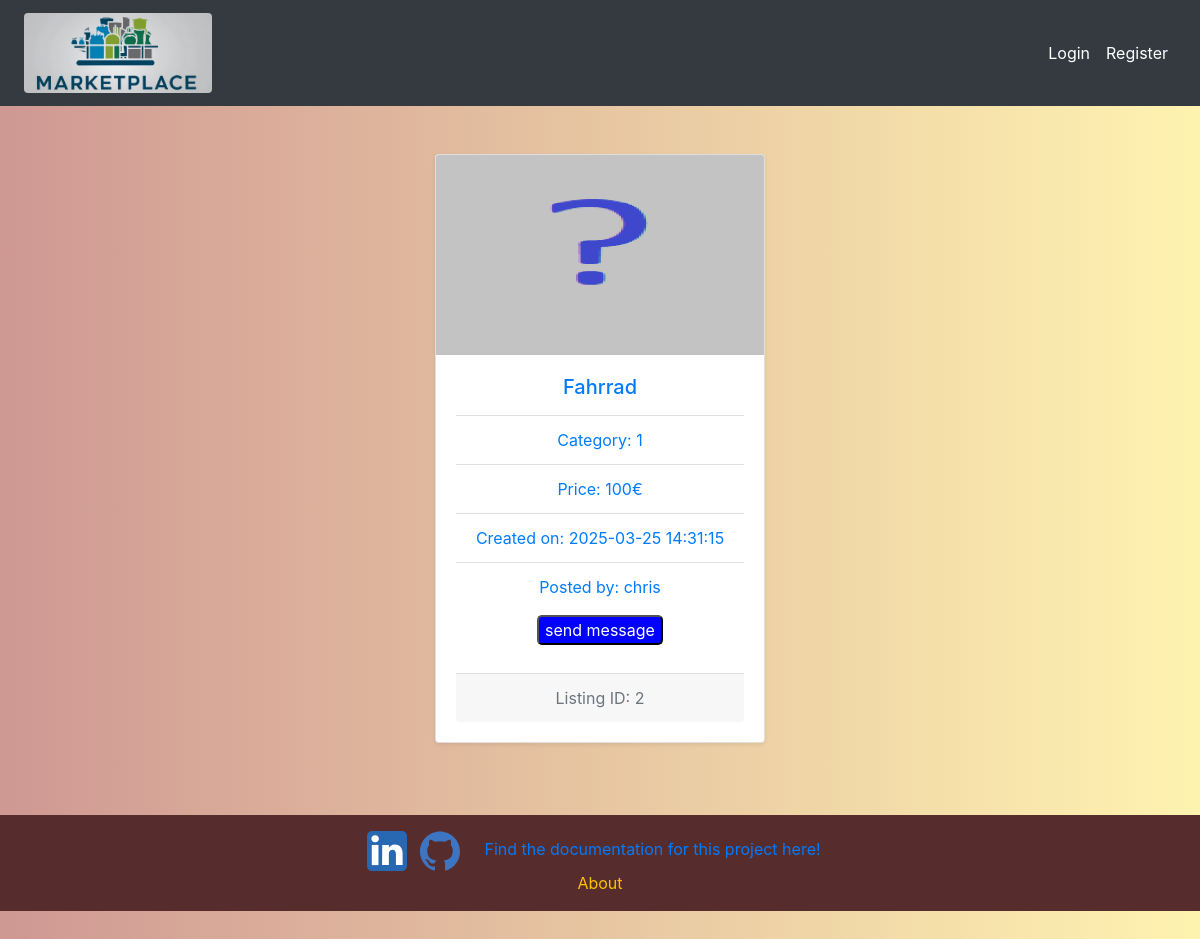
The app's page /listing/2, older data.
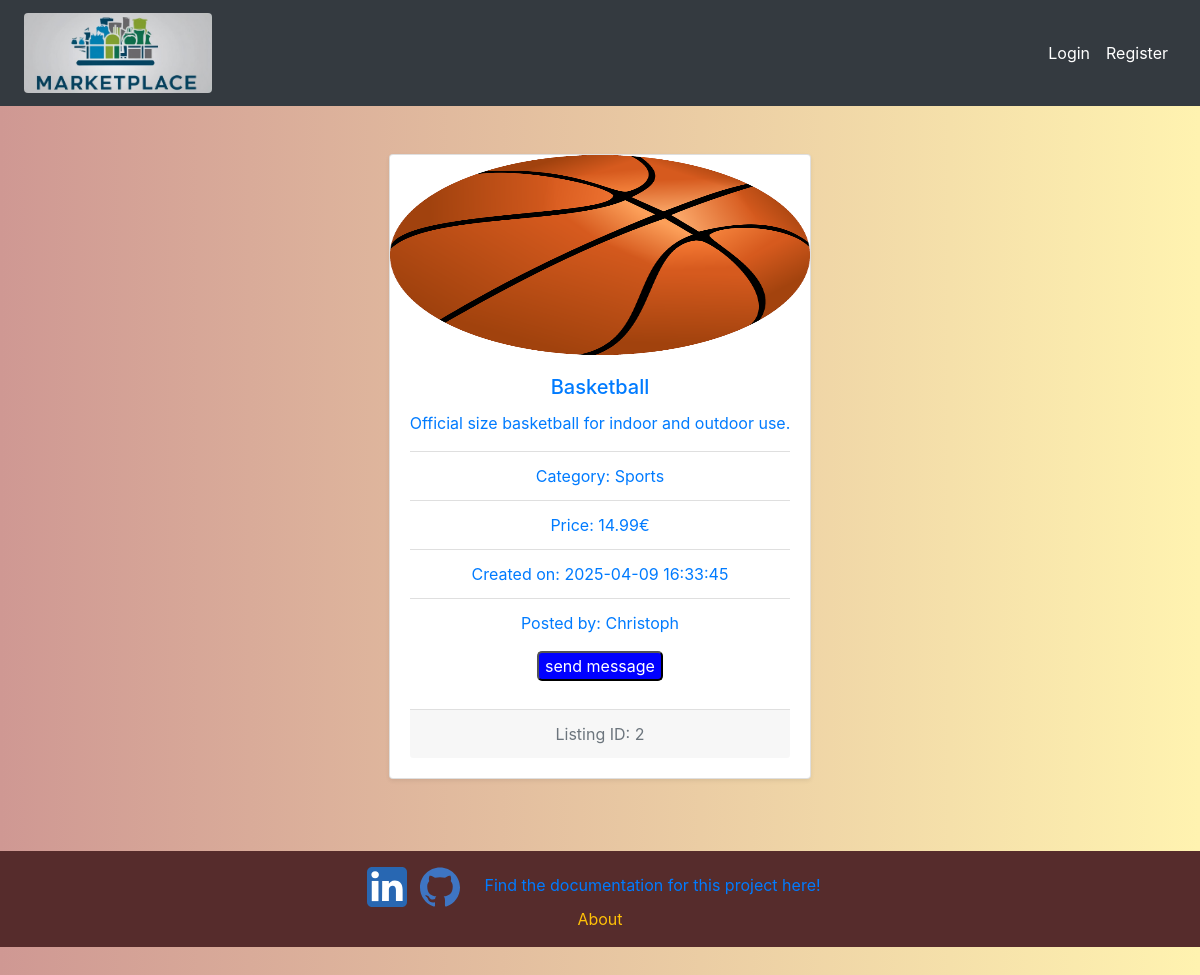
The same page, newer data.
### tables this page shows
CREATE TABLE Listings (
    id INTEGER PRIMARY KEY AUTOINCREMENT,
    category TEXT NOT NULL,
    name TEXT NOT NULL,
    image TEXT,
    description TEXT NOT NULL,
    price DECIMAL(6,2),
    created TIMESTAMP NOT NULL DEFAULT CURRENT_TIMESTAMP,
    user_id INTEGER NOT NULL,
    FOREIGN KEY (user_id) REFERENCES User(id)
);

CREATE TABLE User (
    id INTEGER PRIMARY KEY AUTOINCREMENT,
    name TEXT NOT NULL UNIQUE,
    password_hash TEXT NOT NULL, 
    profile_image TEXT
);

### app.py (the view)
@app.route("/listing/<id>")
def get_listing(id):
    try:
        listing = listing_by_id(int(id))
        if not listing:
            abort(404)
        return render_template('listing.html', listing = listing)
    except sqlite3.Error as e:
        abort(404)

### templates/listing.html (shortened to what this page needs)
{% extends 'base.html' %}
{% block content %}
    <div class="card mb-4 shadow-sm text-primary mt-5">
        {% if listing.image %}
            <img src="{{ url_for('static', filename=listing.image) }}" class="card-img-top" alt="{{ listing.name }}" style="width: 100%; height: 200px;">
        {% else %}
            <img src="{{ url_for('static', filename='default_listings_image.png') }}" class="card-img-top" alt="Default Image" style="width: 100%; height: 200px; object-fit: cover;">
        {% endif %}
        <div class="card-body">
            <h5 class="card-title">{{ listing.name }}</h5>
            <p class="card-text">{{ listing.description }}</p>
            <ul class="list-group list-group-flush">
                <li class="list-group-item">Category: {{ listing.category }}</li>
                <li class="list-group-item">Price: {{ listing.price }}€</li>
                <li class="list-group-item">Created on: {{ listing.created }}</li>
                <li class="list-group-item">
                    <p>
                        Posted by: {{ listing.user_name }}
                    </p>
                    <p>
                        <button id="message-button" style="border-radius:5px;background-color:blue;color:white;">send message</button>
                    </p>
                </li>
            </ul>
            <div class="card-footer text-muted">
                Listing ID: {{ listing.id }}
            </div>
        </div>
    </div>
{% endblock %}

Row changes from the older to the newer data that the page shows:
changed Listings: image: picture added in place of a placeholder; name "Fahrrad" → "Basketball"; description (not shown) → "Official size basketball for indoor and outdoor use."; category (not shown) → "Sports"; price (not shown) → "14.99"; created "2025-03-25 14:31:15" → "2025-04-09 16:33:45"
changed User: user_name "chris" → "Christoph"
Text that changed along with them:
{{ listing.category }}: "1" → (not shown)
{{ listing.price }}: "100" → (not shown)
